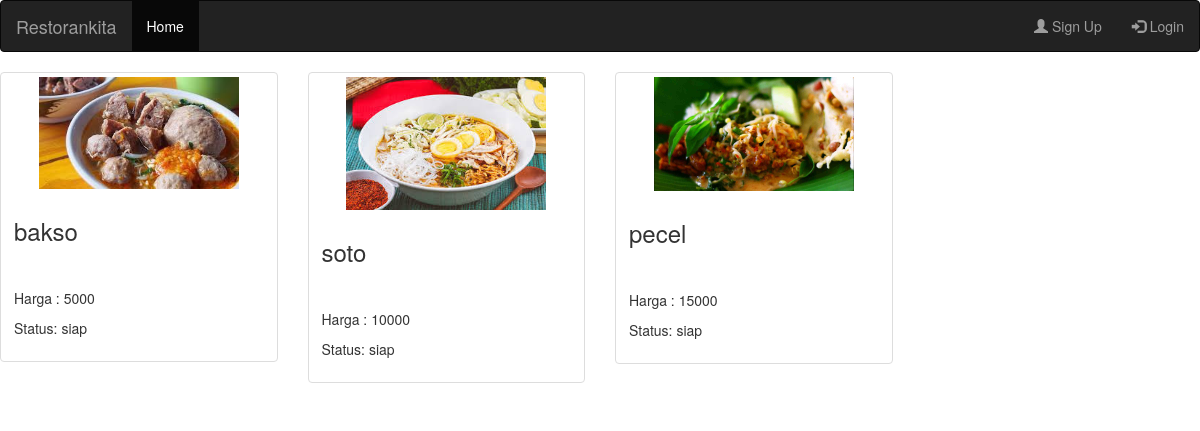
The page / on the database its author committed.
### tables this page shows
CREATE TABLE `masakan` (
  `id_masakan` int(15) NOT NULL,
  `nama_masakan` varchar(30) NOT NULL,
  `harga` decimal(30,0) NOT NULL,
  `status_masakan` varchar(30) NOT NULL,
  `gambar` varchar(200) NOT NULL
);

### index.php (the view, shortened to what this page needs)
<!DOCTYPE html>
<html>
<head>
	<link rel="stylesheet" href="assets/vendor/bootstrap/css/bootstrap.min.css" />
</head>
<body>
<?php
include('layout/nav.php');
?>
		<div class="row">
		 <?php
 									 include "koneksi.php";
 									 $modal=mysqli_query($koneksi,"SELECT * FROM masakan");
  									while($r=mysqli_fetch_array($modal)){
									?>
		  <div class="col-sm-3 col-md-3">
			<div class="thumbnail">
				<img src="admin/masakan/uploads/<?php echo $r['gambar']; ?>" height="200px" width="200px" >
			  <div class="caption">
				<h3 style="min-height:60px;"><?php echo  $r['nama_masakan']; ?></h3>
				<p>Harga : <?php echo  $r['harga']; ?></p>
				<p>Status: <?php echo  $r['status_masakan']; ?></p>
			  </div>
			</div>
		  </div>
		  <?php } ?>
		</div>
</body>
</html>

### layout/nav.php
<nav class="navbar navbar-inverse">
  <div class="container-fluid">
    <div class="navbar-header">
      <a class="navbar-brand" href="">Restorankita</a>
    </div>
    <ul class="nav navbar-nav">
      <li class="active"><a href="">Home</a></li>
    </ul>
    <ul class="nav navbar-nav navbar-right">
      <li><a href="daftar.php"><span class="glyphicon glyphicon-user"></span> Sign Up</a></li>
      <li><a href="login.php"><span class="glyphicon glyphicon-log-in"></span> Login</a></li>
    </ul>
  </div>
</nav>

### rows shown on the page
masakan: gambar (picture), nama_masakan "bakso", harga "5000", status_masakan "siap"
masakan: gambar (picture), nama_masakan "soto", harga "10000", status_masakan "siap"
masakan: gambar (picture), nama_masakan "pecel", harga "15000", status_masakan "siap"
